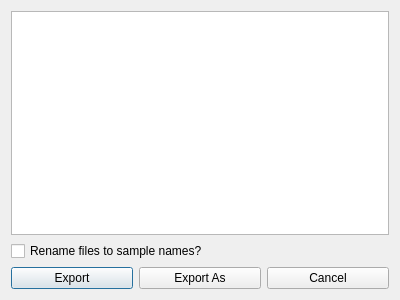
<?xml version="1.0" encoding="UTF-8"?>
<ui version="4.0">
 <class>Dialog</class>
 <widget class="QDialog" name="Dialog">
  <property name="geometry">
   <rect>
    <x>0</x>
    <y>0</y>
    <width>400</width>
    <height>300</height>
   </rect>
  </property>
  <property name="windowTitle">
   <string>Export</string>
  </property>
  <layout class="QVBoxLayout" name="verticalLayout">
   <item>
    <widget class="QListView" name="filesList"/>
   </item>
   <item>
    <widget class="QCheckBox" name="renameCheckBox">
     <property name="text">
      <string>Rename files to sample names?</string>
     </property>
    </widget>
   </item>
   <item>
    <layout class="QHBoxLayout" name="horizontalLayout">
     <item>
      <widget class="QPushButton" name="exportButton">
       <property name="text">
        <string>Export</string>
       </property>
      </widget>
     </item>
     <item>
      <widget class="QPushButton" name="exportAsButton">
       <property name="text">
        <string>Export As</string>
       </property>
      </widget>
     </item>
     <item>
      <widget class="QPushButton" name="cancelButton">
       <property name="text">
        <string>Cancel</string>
       </property>
      </widget>
     </item>
    </layout>
   </item>
  </layout>
 </widget>
 <resources/>
 <connections/>
</ui>
